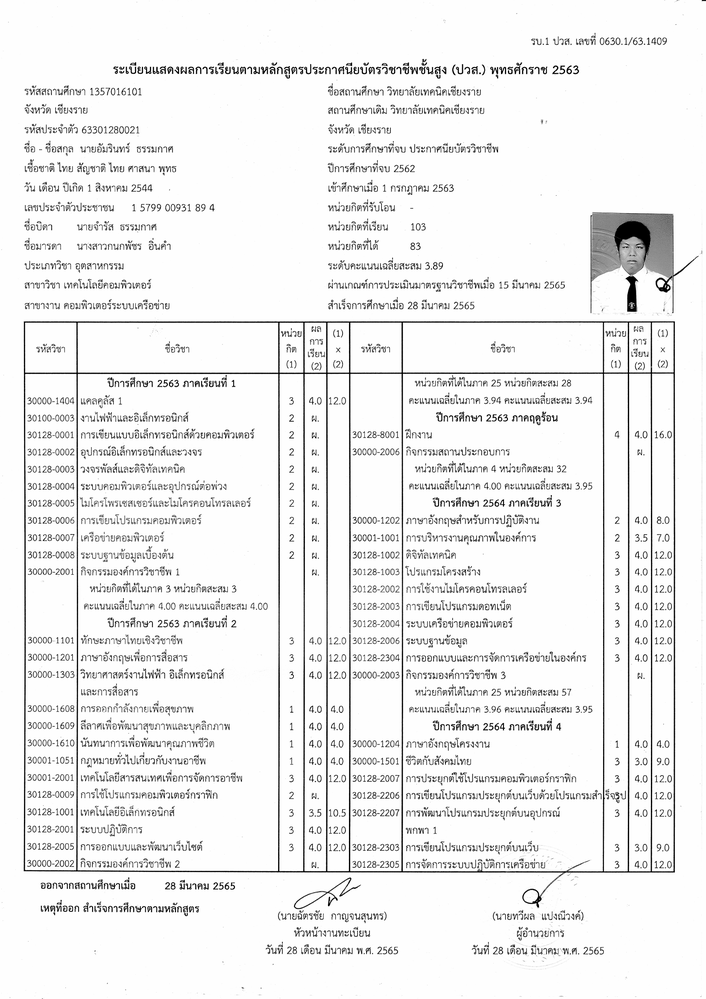
#> input picture django/ocr_project/media/img-3.png, 706 x 999 px, shrunk from 1653 x 2338 before the run, found by its file name
$ jupyter execute --allow-errors ocr_transcripts_V4.ipynb
#> lines starting #> are read from the running program, lines starting #| are printed output that depends on the picture; after the words box and inside, x2 and y2 are one past the last pixel; in counts of white or black regions, pixels touching at a corner belong together
## โหลดรูปเบื้องต้น

[cell 1]
import cv2
from matplotlib import table
import numpy as np
import matplotlib.pyplot as plt
from pathlib import Path

output_folder = Path("../data/output_images/output_transcript")
output_folder.mkdir(exist_ok=True)

# [27 lines left out: function face_detection, not called in this run]

# โหลดภาพ
image = cv2.imread("../data/test_images/transcript/img-3.png")
#> image is the input picture: shape (999, 706, 3); min 0, max 255, mean 238.5
#image = cv2.imread("../data/test_images/transcript/img-7.png")
if image is None:
    raise FileNotFoundError("ไม่พบไฟล์ภาพ กรุณาตรวจสอบเส้นทางของไฟล์")

# จำกัด noise
denoised = cv2.bilateralFilter(image, 50, 100, 100)
cv2.imwrite(f"{output_folder}/transcript_denoised.png", denoised)

gray_img = cv2.cvtColor(denoised, cv2.COLOR_BGR2GRAY)

# สำหรับภาพที่แสงสม่ำเสมอ
binary_mean = cv2.adaptiveThreshold(
    gray_img,
    maxValue=255,
    adaptiveMethod=cv2.ADAPTIVE_THRESH_MEAN_C,
    thresholdType=cv2.THRESH_BINARY_INV,
    blockSize=41,
    C=20
)
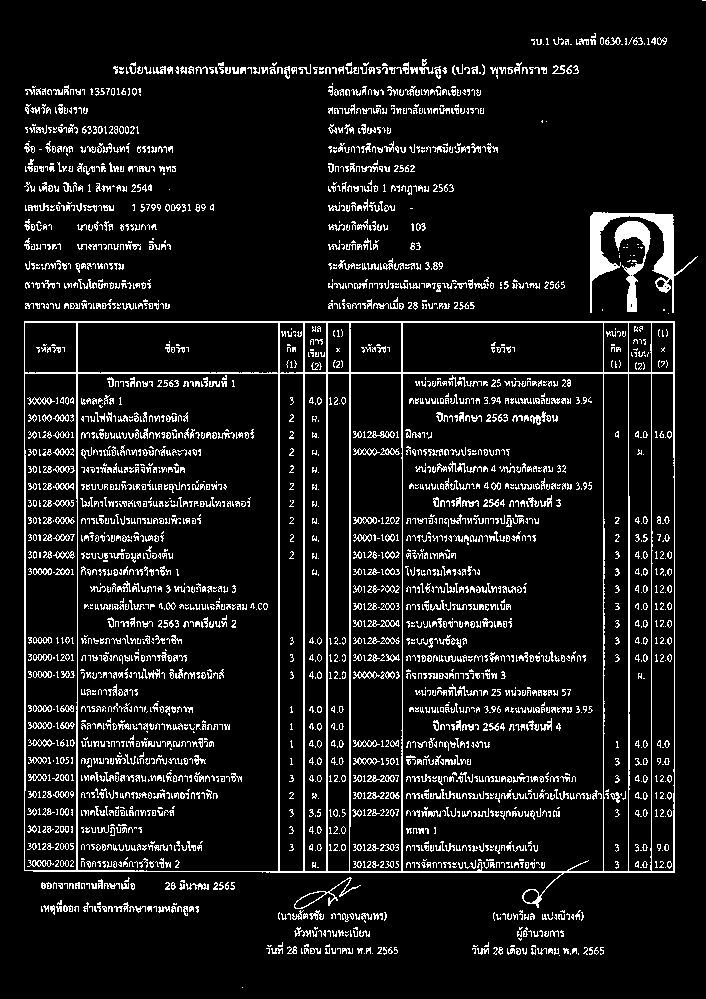
#> binary_mean: shape (999, 706); 9.4% white in thin lines or dots

# สำหรับภาพที่แสงไม่สม่ำเสมอ
binary_gaussian = cv2.adaptiveThreshold(
    gray_img,
    maxValue=255,
    adaptiveMethod=cv2.ADAPTIVE_THRESH_GAUSSIAN_C,
    thresholdType=cv2.THRESH_BINARY_INV,
    blockSize=41,
    C=20
)
#> binary_gaussian: shape (999, 706); 9.1% white in thin lines or dots

# ใช้ Otsu Thresholding
_, binary_otsu = cv2.threshold(gray_img, 0, 255, cv2.THRESH_BINARY_INV + cv2.THRESH_OTSU)
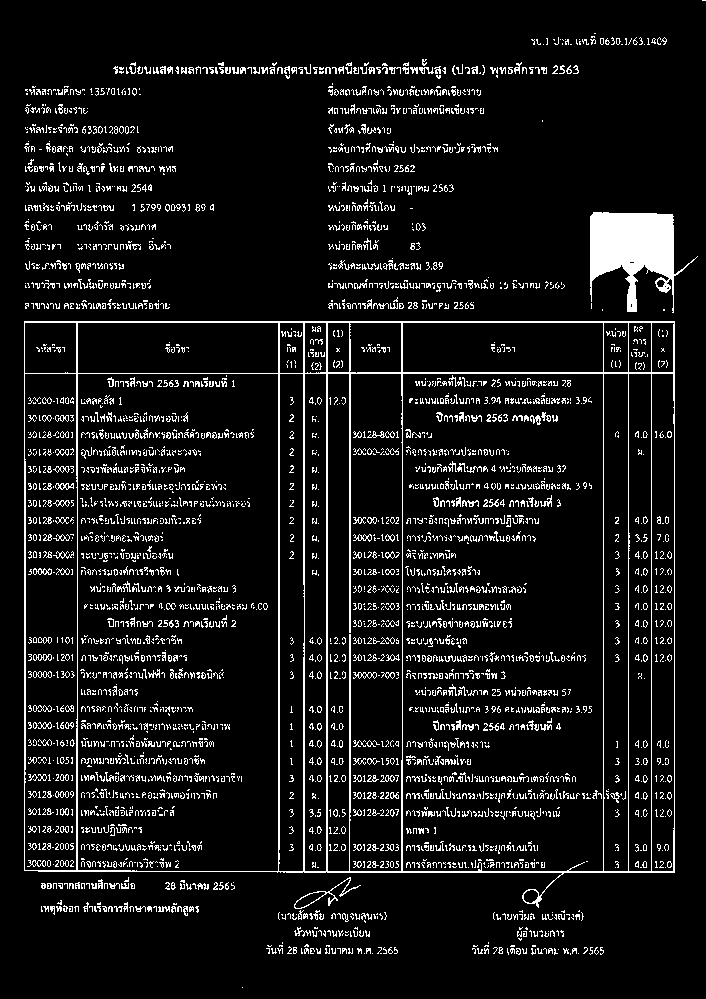
#> binary_otsu: shape (999, 706); 8.5% white in thin lines or dots

cv2.imwrite(f"{output_folder}/transcript.png", image)
cv2.imwrite(f"{output_folder}/transcript_gray.png", gray_img)
cv2.imwrite(f"{output_folder}/transcript_binary_g.png", binary_gaussian)
cv2.imwrite(f"{output_folder}/transcript_binary_m.png", binary_mean)
cv2.imwrite(f"{output_folder}/transcript_otsu.png", binary_otsu)
#> Out = True

## แยกตารางกับข้อมูลส่วนบน

[cell 2]
# แยกตาราง
original_img = image

num_labels, labels, stats, centroids = cv2.connectedComponentsWithStats(binary_gaussian, connectivity=8)
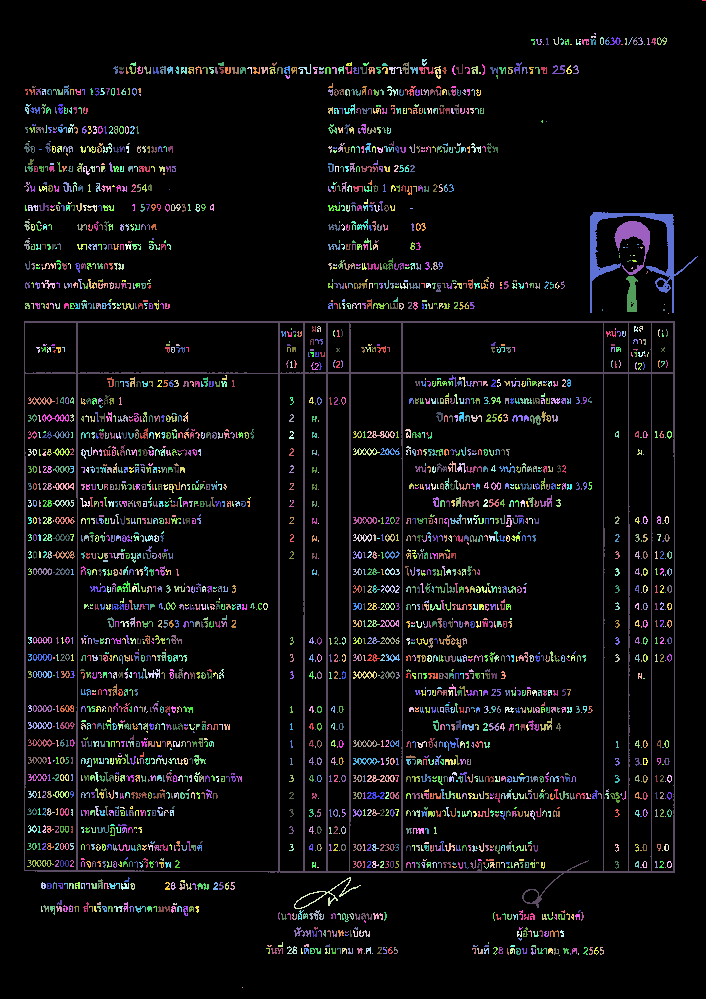
#> labels: shape (999, 706) int32; 2792 distinct labels, from 0 to 2791; one colour per label, 0 black
#> num_labels = 2792; stats = 2792 rows, first 6: [0, 0, 706, 999, 640868], [702, 0, 4, 1, 4], [594, 33, 2, 2, 3], [553, 37, 6, 8, 17], [591, 36, 5, 2, 9], [600, 37, 4, 8, 18]; centroids = 2792 pairs, first value 25.25 to 703.5, second value 0 to 987

areas = [stat[4] for stat in stats]  # ดึงค่า area
#> areas = 2792 values, max 640868 at index 0, min 1 at index 16, mean 252.6
sorted_areas = sorted(areas, reverse=True)  # เรียงลำดับจากมากไปน้อย
#> sorted_areas = 2792 values, max 640868 at index 0, min 1 at index 2716, mean 252.6
second_max_area = sorted_areas[1]  # ค่าอันดับ 2
#> second_max_area = 13317
second_max_area_index = areas.index(second_max_area)  # หาตำแหน่งในลิสต์เดิม
#> second_max_area_index = 678

table_position = stats[second_max_area_index]
#> table_position = [24, 321, 651, 587, 13317]
x, y, w, h, area = table_position
#> x = 24; y = 321; w = 651; h = 587; area = 13317
table_img = binary_gaussian[y:y+h, x:x+w]
#> table_img: shape (587, 651); 12.5% white in thin lines or dots
cv2.imwrite(f"{output_folder}/table.png", table_img)


# แยกประวัติส่วนตัว
upper_part = binary_gaussian[:y, :]
#> upper_part: shape (321, 706); 6.4% white in thin lines or dots
upper_part_color = original_img[:y, :]
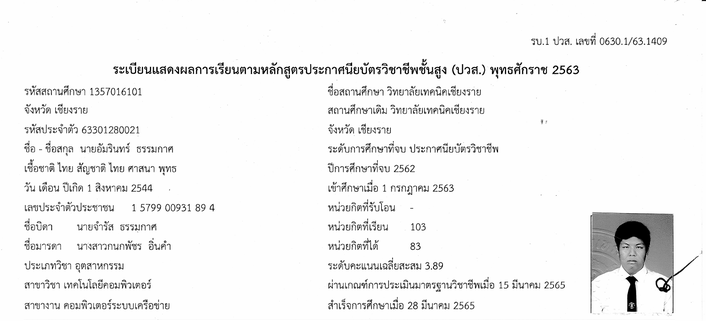
#> upper_part_color: shape (321, 706, 3); min 0, max 255, mean 242.1
cv2.imwrite(f"{output_folder}/upper_part_color.png", upper_part_color)


# หารูปโปรไฟล์
num_labels, labels, stats, centroids = cv2.connectedComponentsWithStats(upper_part, connectivity=8)
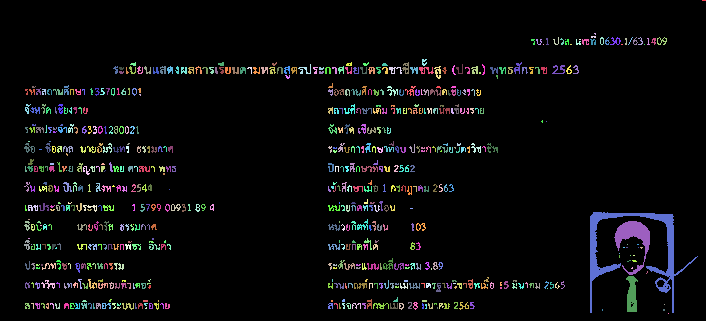
#> labels: shape (321, 706) int32; 678 distinct labels, from 0 to 677; one colour per label, 0 black
#> num_labels = 678; stats = 678 rows, first 6: [0, 0, 706, 321, 212161], [702, 0, 4, 1, 4], [594, 33, 2, 2, 3], [553, 37, 6, 8, 17], [591, 36, 5, 2, 9], [600, 37, 4, 8, 18]; centroids = 678 pairs, first value 25.25 to 703.5, second value 0 to 313
areas = [stat[4] for stat in stats]  # ดึงค่า area
#> areas = 678 values, max 212161 at index 0, min 1 at index 16, mean 334.3
sorted_areas = sorted(areas, reverse=True)  # เรียงลำดับจากมากไปน้อย
#> sorted_areas = 678 values, max 212161 at index 0, min 1 at index 662, mean 334.3
second_max_area = sorted_areas[1]  # ค่าอันดับ 2
#> second_max_area = 1768
second_max_area_index = areas.index(second_max_area)  # หาตำแหน่งในลิสต์เดิม
#> second_max_area_index = 414

profile_position = stats[second_max_area_index]
#> profile_position = [590, 212, 108, 101, 1768]
x, y, w, h, area = profile_position
#> x = 590; y = 212; w = 108; h = 101; area = 1768
profile_img = upper_part[y:y+h, x:x+w]
#> profile_img: shape (101, 108); 25.9% white; 20 white regions (17 under 20 px), largest, box (x1, y1, x2, y2) and area: (0, 0, 108, 101) 1768, (24, 9, 60, 63) 716, (36, 64, 48, 100) 301

# ประวัติส่วนตัวที่เอารูปโปรไฟล์ออก
personal_record = upper_part[:, :x-10]
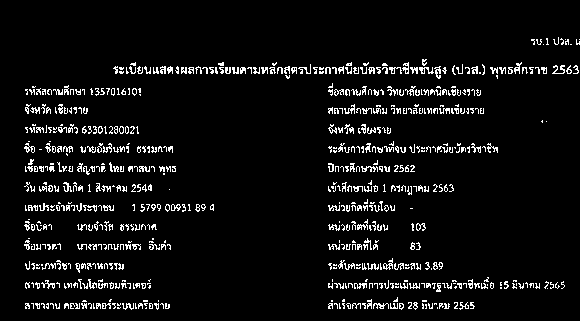
#> personal_record: shape (321, 580); 6.1% white in thin lines or dots, all inside (x1, y1, x2, y2) = (24, 37, 580, 310)
cv2.imwrite(f"{output_folder}/personal_record.png", personal_record)
#> Out = True

## จับกลุ่มข้อความใน record

[cell 3]
def detect_text_group(dilalated_image, binary_image):

    text_group_images = []
    # ใช้ Connected Component Analysis
    num_labels, labels, stats, centroids = cv2.connectedComponentsWithStats(dilalated_image, connectivity=8)
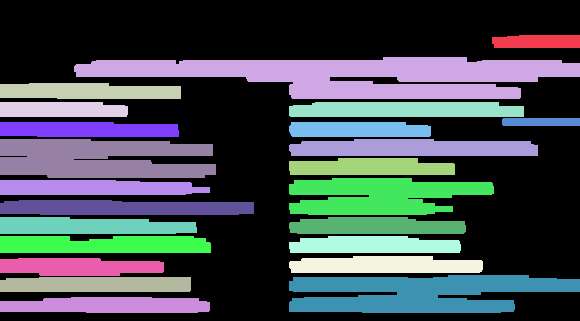
#> labels: shape (321, 580) int32; 24 distinct labels, from 0 to 23; one colour per label, 0 black
#> num_labels = 24; stats = 24 rows, first 6: [0, 0, 580, 321, 102473], [492, 35, 88, 13, 1094], [74, 57, 506, 42, 13384], [0, 83, 181, 16, 2594], [0, 102, 128, 15, 1840], [289, 102, 235, 15, 3348]; centroids = 24 rows, first 8: [308.5, 142.1], [537.1, 41.18], [354.4, 74.89], [87.67, 90.96], [61.23, 109.2], [405.3, 109.3], [540.6, 121.5], [86.88, 129.2]

    # กรองข้อมูล Background และจัดเรียงจากซ้ายไปขวา (ตามค่า x)
    char_stats = stats[1:]  # ข้าม Background (index 0)
#> char_stats = 23 rows, first 6: [492, 35, 88, 13, 1094], [74, 57, 506, 42, 13384], [0, 83, 181, 16, 2594], [0, 102, 128, 15, 1840], [289, 102, 235, 15, 3348], [502, 118, 78, 8, 622]
    sorted_indices = np.argsort(char_stats[:, 1])  # จัดเรียงตามค่า x (คอลัมน์ที่ 0)
#> sorted_indices = 23 values from 0 to 22
    sorted_stats = char_stats[sorted_indices]
#> sorted_stats has the same summary as char_stats

    expand_ratio = 0.0  # อัตราส่วนการขยาย (0.5 คือ 50% ของขนาดเดิม)
    reduce_size = 0.00

    for idx, stats in enumerate(sorted_stats):  # เริ่มจาก 1 เพราะ 0 คือ background
        x, y, w, h, area = stats

        x_exp = int(x - (expand_ratio-reduce_size) * w)
        y_exp = int(y - (expand_ratio) * h)
        w_exp = int(w + 2 * (expand_ratio-reduce_size) * w)
        h_exp = int(h + 2 * (expand_ratio) * h)

        # ตรวจสอบไม่ให้เกินขอบภาพ
        x_exp = max(0, x_exp)
        y_exp = max(0, y_exp)
        w_exp = min(binary_image.shape[1] - x_exp, w_exp)
        h_exp = min(binary_image.shape[0] - y_exp, h_exp)

        if w >= 90 and h >= 20:  # ปรับค่าขนาดขั้นต่ำและสูงสุดตามต้องการ
            cca_img = binary_image[y_exp:y_exp+h_exp, x_exp:x_exp+w_exp]
            text_group_images.append(cca_img)
            cv2.imwrite(f"{output_folder}/personal_record/cca_{idx}.jpg", cca_img)
            cv2.rectangle(image, (x_exp, y_exp), (x_exp + w_exp, y_exp + h_exp), (0, 255, 0), 1)
#> this loop made 23 passes
#> (x, y, w, h, area, x_exp, y_exp, w_exp) on passes 1 to 8: (492, 35, 88, 13, 1094, 492, 35, 88), (74, 57, 506, 42, 13384, 74, 57, 506), (0, 83, 181, 16, 2594, 0, 83, 181), (0, 102, 128, 15, 1840, 0, 102, 128), (289, 102, 235, 15, 3348, 289, 102, 235), (502, 118, 78, 8, 622, 502, 118, 78), (0, 122, 179, 15, 2512, 0, 122, 179), (289, 122, 142, 15, 2035, 289, 122, 142)
#> after the loop, text_group_images = 4 items

    return text_group_images

kernel = np.ones((6, 80), np.uint8)
lines_personal = cv2.dilate(personal_record, kernel, iterations=1)
cv2.imwrite(f"{output_folder}/personal_record/find_lines.png", lines_personal)

text_group_personal_images = detect_text_group(lines_personal, personal_record)
#> text_group_personal_images = 4 items

### จับกลุ่มข้อความย่อย

[cell 4]
def detect_text_in_group(binary_image):
    kernel = np.ones((6, 6), np.uint8)
    dummy_image = cv2.dilate(binary_image, kernel, iterations=3)

    # [4 lines of commented-out code are left out]

    sub_text_images = []
    # ใช้ Connected Component Analysis
    num_labels, labels, stats, centroids = cv2.connectedComponentsWithStats(dummy_image, connectivity=8)

    char_stats = stats[1:]  # ข้าม Background (index 0)
    sorted_indices = np.argsort(char_stats[:, 0])  # จัดเรียงตามค่า y (คอลัมน์ที่ 0)
    sorted_stats = char_stats[sorted_indices]

    expand_ratio = 0.0  # อัตราส่วนการขยาย (0.5 คือ 50% ของขนาดเดิม)
    reduce_size = 0.00
    #for idx, i in enumerate(range(1, num_labels)):  # เริ่มจาก 1 เพราะ 0 คือ background
    for idx, stats in enumerate(sorted_stats):
        #x, y, w, h, area = stats[i]
        x, y, w, h, area = stats
        x_exp = int(x - (expand_ratio-reduce_size) * w)
        y_exp = int(y - (expand_ratio) * h)
        w_exp = int(w + 2 * (expand_ratio-reduce_size) * w)
        h_exp = int(h + 2 * (expand_ratio) * h)

        # ตรวจสอบไม่ให้เกินขอบภาพ
        x_exp = max(0, x_exp)
        y_exp = max(0, y_exp)
        w_exp = min(binary_image.shape[1] - x_exp, w_exp)
        h_exp = min(binary_image.shape[0] - y_exp, h_exp)

        cca_img = binary_image[y_exp:y_exp+h_exp, x_exp:x_exp+w_exp]
        sub_text_images.append(cca_img)
        #cv2.imwrite(f"{output_folder}/personal_record/text_sub/cca_{idx}.jpg", cca_img)
        #cv2.rectangle(image, (x_exp, y_exp), (x_exp + w_exp, y_exp + h_exp), (0, 255, 0), 1)

    return sub_text_images

text_group_sub_images = []
for idx_text, text_group in enumerate(text_group_personal_images):
    #print(idx_text)
    text_group_sub_images.append(detect_text_in_group(text_group))
#> this loop made 4 passes
#> centroids in detect_text_in_group on passes 1 to 4: [[224.2, 25.7], [262.9, 18.59]], [[129.7, 18.1], [100.2, 19.3]], [[110.1, 19.85], [96.69, 16.78]], [[143.9, 22.93], [145.4, 16.87]]
#> pass 1, in detect_text_in_group, `dummy_image = cv2.dilate(binary_image, kernel, iterations=3)`:
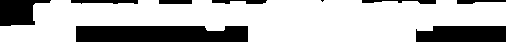
#> dummy_image: shape (42, 506); 73.1% white; 9 black regions (1 under 20 px), largest, box (x1, y1, x2, y2) and area: (76, 26, 248, 42) 2657, (416, 26, 506, 42) 1357, (0, 0, 51, 26) 899
#> after the loop, text_group_sub_images = 4 items

## แบ่งส่วนตาราง

[cell 5]
def table_cell_detection(table_img):
    # ใช้ Morphological Operations เพื่อตรวจจับเส้น
    #แนวนอน (Rows)
    horizontal_kernel = cv2.getStructuringElement(cv2.MORPH_RECT, (25, 1))
    horizontal_lines = cv2.morphologyEx(table_img, cv2.MORPH_OPEN, horizontal_kernel)
#> horizontal_lines: shape (587, 651); 0.92% white; 3 white regions, box (x1, y1, x2, y2) and area: (0, 0, 651, 2) 1302, (0, 549, 651, 552) 1144, (0, 51, 651, 53) 1053

    #แนวตั้ง (Columns)
    vertical_kernel = cv2.getStructuringElement(cv2.MORPH_RECT, (1, 25))
#> vertical_kernel = 25 values from 1 to 1
    vertical_lines = cv2.morphologyEx(table_img, cv2.MORPH_OPEN, vertical_kernel)
#> vertical_lines: shape (587, 651); 2.4% white in thin lines or dots

    # รวมเส้น
    table_structure = cv2.add(horizontal_lines, vertical_lines)
#> table_structure: shape (587, 651); 3.3% white in thin lines or dots

    # Combine lines
    combined_lines = cv2.addWeighted(horizontal_lines, 0.5, vertical_lines, 0.5, 0)
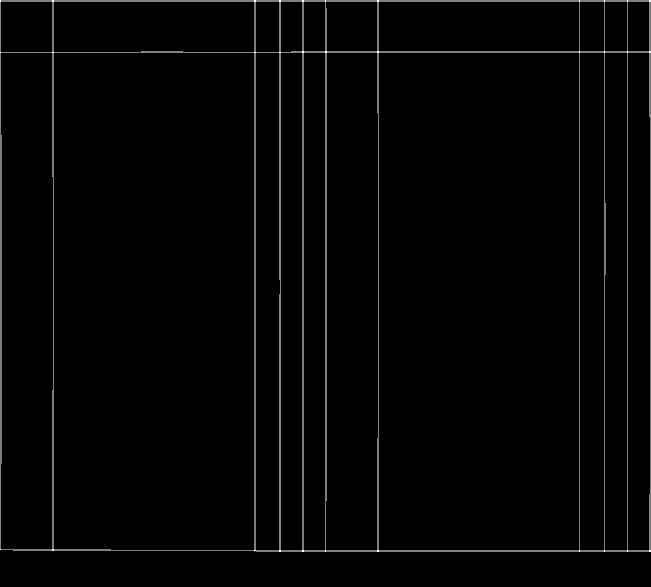
#> combined_lines: shape (587, 651); min 0, max 255, mean 4.3

    # Dilate to connect broken lines
    kernel = cv2.getStructuringElement(cv2.MORPH_RECT, (5, 5))
#> kernel = [[1, 1, 1, 1, 1], [1, 1, 1, 1, 1], [1, 1, 1, 1, 1], [1, 1, 1, 1, 1], [1, 1, 1, 1, 1]]
    dilated_lines = cv2.dilate(combined_lines, kernel, iterations=1)
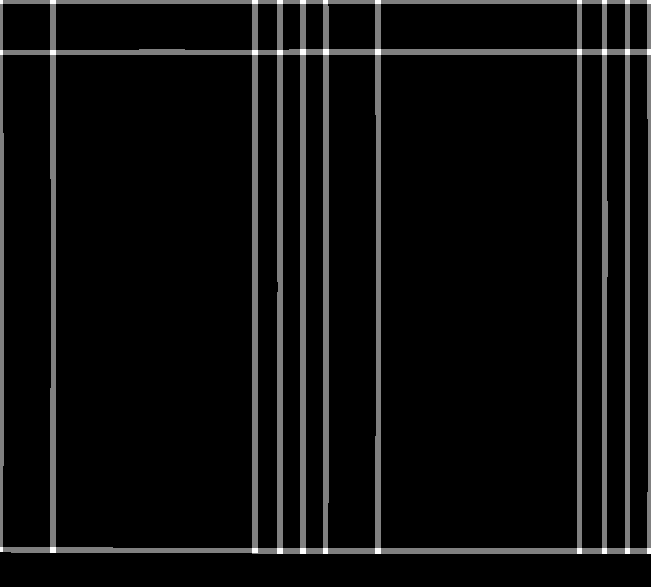
#> dilated_lines: shape (587, 651); min 0, max 255, mean 13.9

    # [6 lines of commented-out code are left out]
    contours, _ = cv2.findContours(dilated_lines, cv2.RETR_TREE, cv2.CHAIN_APPROX_SIMPLE)
#> contours = 21 contours; largest, box (x1, y1, x2, y2) and area: (0, 0, 651, 554) 359188, (380, 54, 578, 549) 97316, (55, 54, 253, 549) 97258, (327, 54, 377, 549) 23582, (2, 54, 52, 548) 23538

    return contours

table_cell_contours = table_cell_detection(table_img)
#> table_cell_contours has the same summary as contours in table_cell_detection
#> (the rest of the program and of its run is left out)
